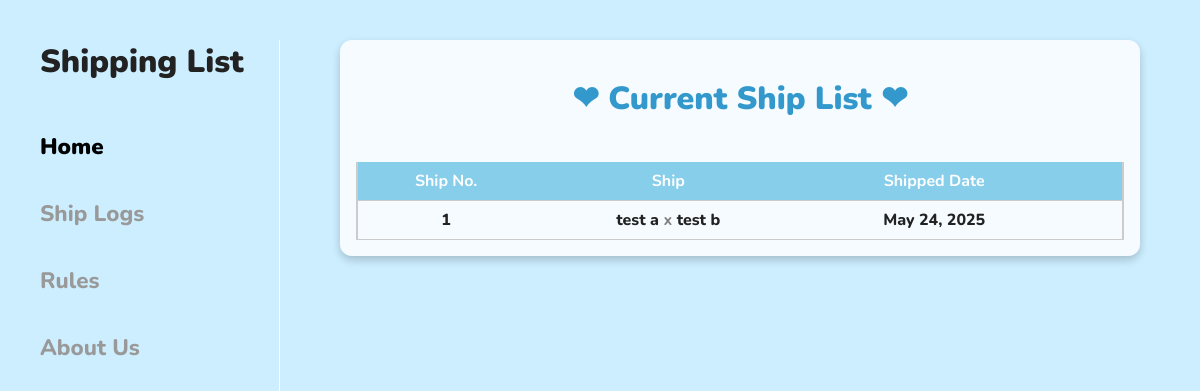
The app's page /, older data.
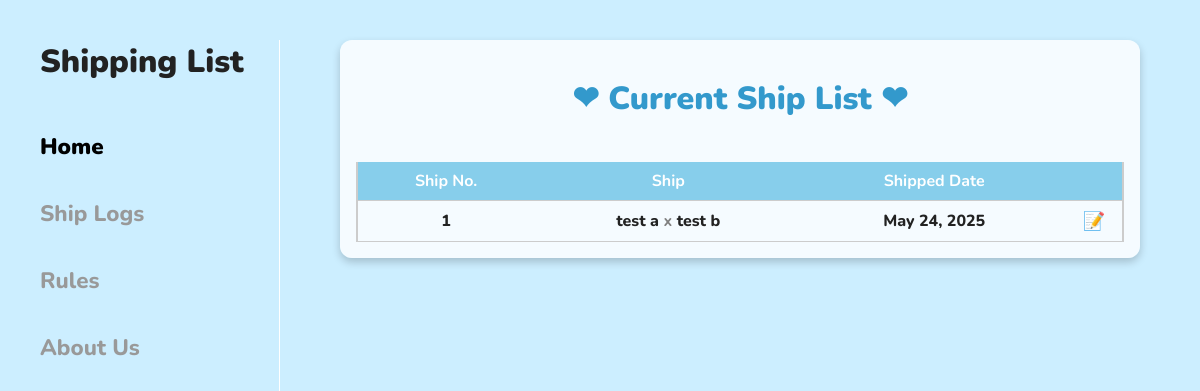
The same page, newer data.
### shiplist/models.py (models this page shows, shortened)
class Ship(models.Model):
    ship_no = models.IntegerField()
    half = models.CharField(max_length=50)
    half_other = models.CharField(max_length=50)
    status = models.IntegerField(choices=STATUS_CHOICES, default=0)
    shipped_date = models.DateTimeField(auto_now_add=True)
    remarks = models.CharField(max_length=255, blank=True)

### shiplist/views.py (the view)
# urls.py: path('', home, name='home'),
def home(request): # show only sailing ships
    sailing_ships = Ship.objects.filter(status=2).order_by('-ship_no')
    return render(request, 'shiplist/index.html', {'ships': sailing_ships})

### shiplist/templates/shiplist/index.html (shortened to what this page needs)
{% extends "shiplist/base.html" %} {% block title %}Current Ships{% endblock %}
{% block content %}
<div class="container">
    <h1>❤︎ Current Ship List ❤︎</h1>
    <div class="table-container">
        <table>
            <thead>
                <tr>
                    <th>Ship No.</th>
                    <th>Ship</th>
                    <th>Shipped Date</th>
                    <th></th>
                </tr>
            </thead>
            <tbody>
                {% for ship in ships %}
                <tr>
                    <td>{{ ship.ship_no }}</td>
                    <td>
                        {{ ship.half }} <span style="color: gray; font-weight: bold">x</span> {{ ship.half_other }}
                    </td>
                    <td>{{ ship.shipped_date|date:"F j, Y" }}</td>
                    <td style="width: 40px; text-align: center">
                        {% if ship.remarks %}
                        <button class="note-btn" data-remarks="{{ ship.remarks|escapejs }}">
                            📝
                        </button>
                        {% else %}
                        &nbsp; {% endif %}
                    </td>
                </tr>
                {% endfor %}
            </tbody>
        </table>
    </div>
</div>
{% endblock %}

Row changes from the older to the newer data that the page shows:
changed Ship "test a": now shows "📝"
